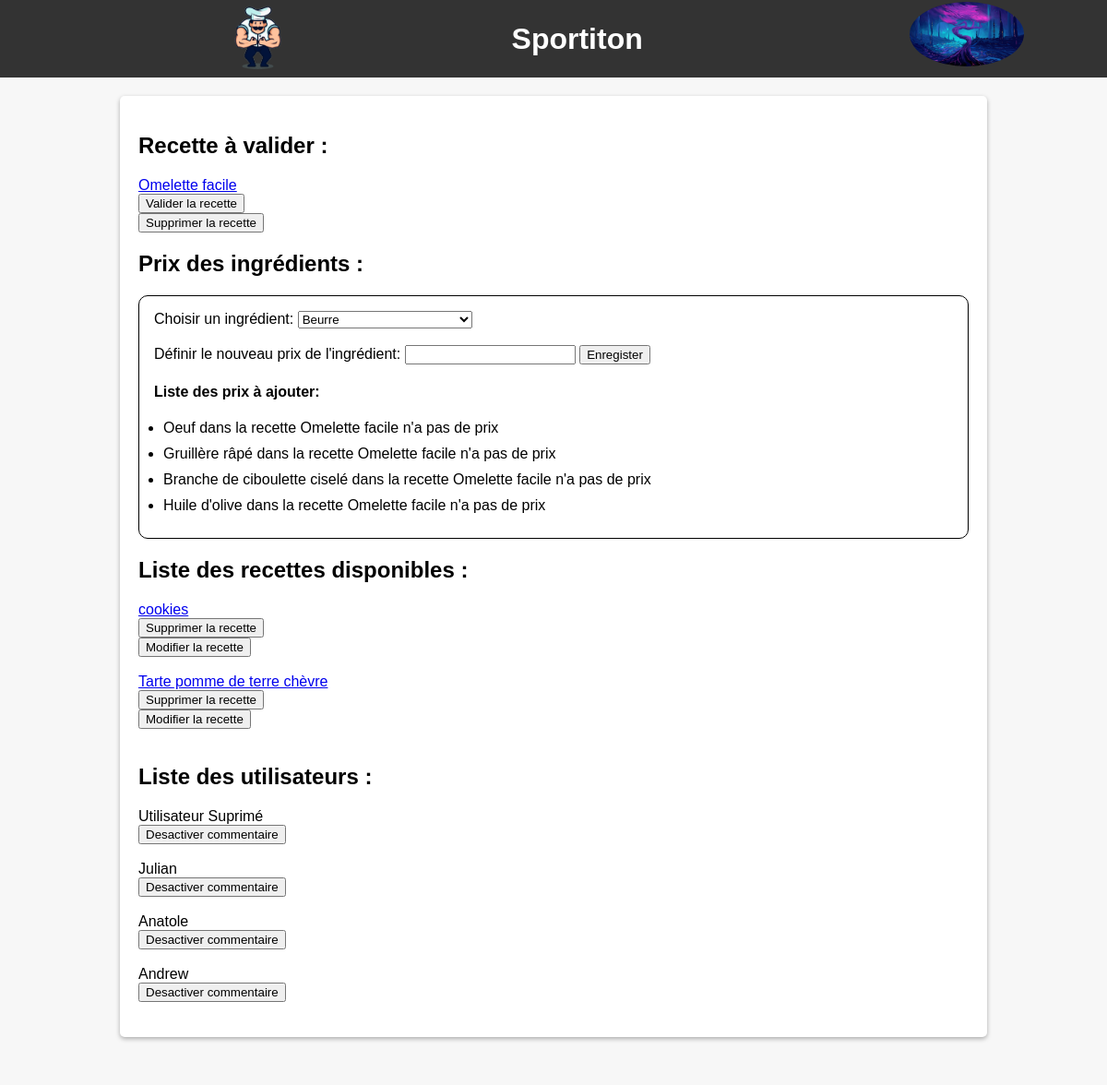
The page /admin.php (signed in) on the database its author committed.
### tables this page shows
CREATE TABLE IF NOT EXISTS `Recette` (
  `IdRecette` INT NOT NULL AUTO_INCREMENT,
  `Nom` VARCHAR(45) NOT NULL,
  `IdCréateur` INT NOT NULL,
  `Notemoy` DECIMAL NULL,
  `Nb_personne` INT NOT NULL,
  `Temps_prep` INT NOT NULL,
  `Temps_cuis` INT NULL,
  `Description` VARCHAR(180) NOT NULL,
  `Instruction` TEXT NOT NULL,
  `État` INT NOT NULL DEFAULT 0,
  PRIMARY KEY (`IdRecette`, `IdCréateur`),
  INDEX `Créateur_idx` (`IdCréateur` ASC) VISIBLE,
  CONSTRAINT `Créateur`
    FOREIGN KEY (`IdCréateur`)
    REFERENCES `Utilisateur` (`IdUtilisateur`)
    ON DELETE CASCADE
    ON UPDATE NO ACTION);

CREATE TABLE IF NOT EXISTS `Utilisateur` (
  `IdUtilisateur` INT NOT NULL AUTO_INCREMENT,
  `Mdp` VARCHAR(70) NOT NULL,
  `Login` VARCHAR(45) NOT NULL,
  `Pseudo` VARCHAR(45) NOT NULL,
  `Droit` INT NOT NULL,
  UNIQUE INDEX `Login_UNIQUE` (`Login` ASC) VISIBLE,
  PRIMARY KEY (`IdUtilisateur`));

### admin.php (the view, shortened to what this page needs)
<!DOCTYPE html>
<html>
<head>
    <link rel="stylesheet" href="styles/admin.css" />
</head>
<header>
      <div id="logo_div"><a href="accueil.php"><img id="logo" src="Images/cooking.png" alt="logo"></a></div>
      <div id="titre"><?php echo '<h1>Sportiton</h1>' ?></div>
      <div class="profil">
          <ul class="navbar">
              <?php if(filesize("Images/Pdp/" . $_SESSION['id'] . ".jpg")>50){
                    echo"<li class='li'><img id='imagefile' class='image_profil' src='Images/Pdp/",$_SESSION['id'],".jpg'>";
                }
                else{
                    echo"<li class='li'><img id='imagefile'class='icon' src='Images/Pdp/userblanc.png'>";
                } ?>
              </li>
          </ul>
      </div>
    </header>
<body>
<div id="main">
    <?php
    global $db;
    ?>
    <h2>Recette à valider :</h2>
    <?php
    $sql=$db->prepare("SELECT * FROM Recette WHERE État=0");
    $sql->execute([]);
    $resultat=$sql->fetchAll();
    foreach($resultat as $recette)
    {
        echo '<form id="myForm_'.$recette["IdRecette"].'" action="recette.php" method="post">
        <input type="hidden" name="idRecette" value="'.$recette["IdRecette"].'">
     </form>
     <a href="#" onclick="document.getElementById(\'myForm_'.$recette["IdRecette"].'\').submit();">'.$recette["Nom"].'</a>
    <form method="post">
    <input type="submit" name="validation_'.$recette["IdRecette"].'" value="Valider la recette">
    </form>
    <form method="post">
    <input type="submit" name="supp_'.$recette["IdRecette"].'" value="Supprimer la recette">
    </form>';
    }
?>
<h2>Prix des ingrédients :</h2>
<div id="div_ing">
<form id="prix" method="post">
    <label for="liste_ingredient">Choisir un ingrédient: </label>
    <select name="liste_ingredient" id="liste_ingredient">
        <?php
        $sql7=$db->prepare("SELECT Nom FROM Ingrédient GROUP BY Nom");
        $sql7->execute([]);
        $resultat7=$sql7->fetchAll();
        foreach($resultat7 as $ingredient){
            echo'<option value='.$ingredient["Nom"].'>'.$ingredient["Nom"].'</option>';
        }
        ?>
    </select>
    <br><br>
    <label>Définir le nouveau prix de l'ingrédient:</label>
    <input id="nouveau_prix" name="nouveau_prix"></input>
    <input type="submit" value="Enregister"></input>
    <?php
        echo "<br><h4>Liste des prix à ajouter:</h4>";
        $sql9=$db->prepare("SELECT Ingrédient.Nom as Nom_ing,Recette.Nom FROM Ingrédient JOIN Recette On Recette=IdRecette WHERE Prix = 0");
        $sql9->execute([]);
        $resultat9=$sql9->fetchAll();
        echo "<ul>";
        foreach($resultat9 as $ingredient_sans_prix){
            echo "<li>",$ingredient_sans_prix['Nom_ing']," dans la recette ", $ingredient_sans_prix["Nom"]," n'a pas de prix</li>";
        }
        echo "</ul>"
    ?>
</div>
<h2>Liste des recettes disponibles :</h2>
<?php
$sql3=$db->prepare("SELECT * FROM Recette WHERE État!=0;");
$sql3->execute([]);
$resultat3=$sql3->fetchAll();
foreach($resultat3 as $recette)
{
    echo '<form id="form_recette_'.$recette["IdRecette"].'" action="recette.php" method="post">
        <input type="hidden" name="idRecette" value="'.$recette["IdRecette"].'">
     </form>
     <a href="#" onclick="document.getElementById(\'form_recette_'.$recette["IdRecette"].'\').submit();">'.$recette["Nom"].'</a>
     <form method="post">
    <input type="submit" name="suppression_'.$recette["IdRecette"].'" value="Supprimer la recette">
    </form>
    <form method="post" action="modif_recette.php">
    <input type="submit" name="modification_'.$recette["IdRecette"].'" value="Modifier la recette">
    <input type="hidden" name="IdRecette" value="'.$recette["IdRecette"].'">
   </form><br>';
}
?>
<h2>Liste des utilisateurs :</h2>
<?php
$sql5=$db->prepare("SELECT * FROM Utilisateur");
$sql5->execute([]);
$resultat5=$sql5->fetchAll();
foreach($resultat5 as $user)
{
    echo $user["Pseudo"];
    if ($user["Droit"]!=-2){
    echo '<form id="form_user_'.$user["IdUtilisateur"].'"  method="post">
    <input type="submit" name="sup_'.$user["IdUtilisateur"].'" value="Desactiver commentaire">
    </form>'
    .'<br>';
    }
    else
    {
    echo '<form id="form_user_activer_'.$user["IdUtilisateur"].'"  method="post">
    <input type="submit" name="activer_'.$user["IdUtilisateur"].'" value="Activer commentaire">
    </form>'
    .'<br>';
    }
}
?>
</div>
</body>
<footer></footer>
</html>

### styles/admin.css (style rules this page uses)
header { background-color: #333; color: #fff; padding: 5px; display: flex; flex-direction: row; justify-content: space-evenly; align-items: center; background-image: url("../Images/backgroundBarre.jpg"); }
body { position:relative; overflow:auto; }
body { min-height: 100vh; font-family: Arial, sans-serif; background-color: #f7f7f7; margin: 0; padding: 0; display: flex; flex-direction: column; }
#logo, #imagefile { height: 70px; width: auto; }
#titre { justify-self: right; font-weight: bold; }
.profil { position: relative; top: -40px; }
.image_profil { border-radius: 50%; height: 80px; width: 80px; margin-left: 5vh; margin-top: 0vh; vertical-align: middle; }
.navbar { position: absolute; padding: 0; margin: 0; }
.navbar li { height: auto; width: 135.8px; float: left; text-align: center; list-style: none; font: normal bold 13px/1em Arial, Verdana, Helvetica; padding: 0; margin: 0; }
h1 { margin: 0; }
#main { width: 900px; margin: 20px auto; background-color: #fff; padding: 20px; border-radius: 5px; box-shadow: 0 2px 5px rgba(0, 0, 0, 0.3); flex-grow: 1; }
ul { list-style-type: disc; margin: 0; padding: 0; margin-left: 10px; }
li { margin-bottom: 10px; }
footer { background-image: url("../Images/backgroundBarre.jpg"); height: 2rem; width: 100%; display: flex; justify-content: center; align-items: center; }
#div_ing { overflow: hidden; border: black solid 1px; border-radius: 10px; padding: 2vh; }

### rows shown on the page
recette: Nom "Omelette facile"
recette: Nom "cookies"
recette: Nom "Tarte pomme de terre chèvre"
utilisateur: Pseudo "Utilisateur Suprimé"
utilisateur: Pseudo "Julian"
utilisateur: Pseudo "Anatole"
utilisateur: Pseudo "Andrew"

### other values the page prints
$ingredient_sans_prix['Nom_ing'] "Oeuf"
$ingredient_sans_prix["Nom"] "Omelette facile"
$ingredient_sans_prix['Nom_ing'] "Gruillère râpé"
$ingredient_sans_prix['Nom_ing'] "Branche de ciboulette ciselé"
$ingredient_sans_prix['Nom_ing'] "Huile d'olive"
form field liste_ingredient "Beurre"
